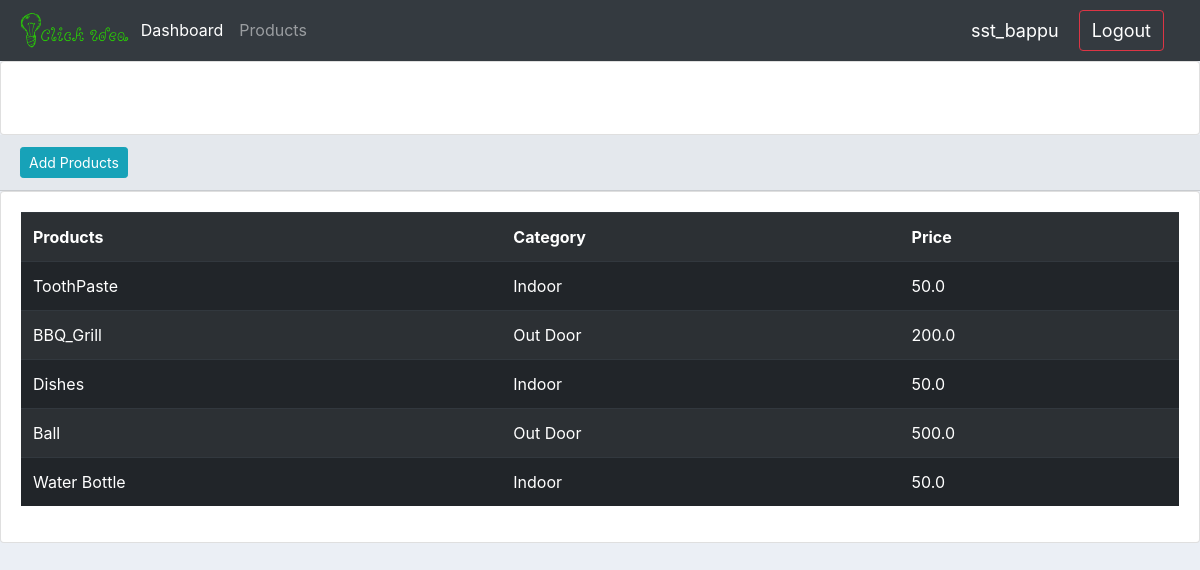
Screenshot of /products/ (signed in) with the database file from the repository.
### accounts/models.py (models this page shows, shortened)
class Product(models.Model):
    CATEGORY = (
        ('Indoor','Indoor'),
        ('Out Door','Out Door'),
    )
    Type = (
        ('Each','each'),
        ('KG','kg'),
    )
    name=models.CharField(max_length=200, null=True)
    price = models.FloatField(null=True)
    category = models.CharField(max_length=200,null=True,choices=CATEGORY)
    description = models.CharField(max_length=200,null=True, blank=True)
    date = models.DateTimeField(auto_now_add=True,null=True)
    Product_type = models.CharField(max_length=200,null=True,choices=Type)
    tags = models.ManyToManyField(Tag)

### accounts/decorator.py (the view)
        def wrapper_func(request,*args,**kwargs):
            group = None
            if request.user.groups.exists():
                group = request.user.groups.all()[0].name
            if group in allowed_roles:
                return view_func(request,*args,**kwargs)
            else:
                return HttpResponse("You are not allowed in this page")

### accounts/decorator.py (called while the page is built)
def allowed_users(allowed_roles=[]):
    def decorator(view_func):
        def wrapper_func(request,*args,**kwargs):
            group = None
            if request.user.groups.exists():
                group = request.user.groups.all()[0].name
            if group in allowed_roles:
                return view_func(request,*args,**kwargs)
            else:
                return HttpResponse("You are not allowed in this page")
        return wrapper_func
    return decorator

### accounts/views.py (called while the page is built)
@login_required(login_url='login')
@allowed_users(allowed_roles=['admin'])
def products(request):
    product=Product.objects.all()
    return render(request,'accounts/products.html',{'products':product})

### accounts/templates/accounts/products.html (shortened to what this page needs)
{%extends 'accounts/main.html'%}
{%block content%}
<div class="row">
    <div class="col-md">
        <div class="card card-body">
            <h5>Products</h5>
        </div>
        <div class="card-header">
            <a class="btn btn-info btn-sm" href="{% url 'addProducts'%}">Add Products</a>
        </div>
        <div class="card card-body">
            <table class="table table-hover table-striped table-dark">
                <tr>
                    <th>Products</th>
                    <th>Category</th>
                    <th>Price</th>
                </tr>
                {%for item in products%}
                <tr>
                    <td>{{item.name}}</td>
                    <td>{{item.category}}</td>
                    <td>{{item.price}}</td>
                </tr>
                {%endfor%}
            </table>
        </div>
    </div>
</div>
{%endblock%}

### accounts/templates/accounts/navbar.html (shortened to what this page needs)
{%load static%}
<nav class="navbar navbar-expand-lg navbar-dark bg-dark">
    <img src="{%static 'images/logo1.png'%}" height="10%" width="10%">
    <div class="collapse navbar-collapse" id="navbarNavAltMarkup">
      <div class="navbar-nav">
        {%if request.user.is_staff %}
          <a class="nav-item nav-link active" href="{%url 'home'%}">Dashboard <span class="sr-only">(current)</span></a>
          <a class="nav-item nav-link" href="{%url 'products'%}">Products</a>
        {%else%}
          <a class="nav-item nav-link active" href="{%url 'settings'%}">Settings</a>
        {%endif%}
      </div>
    </div>
    <span class="user-msg">{{request.user}}</span>
    <span><a class="user-msg btn btn-outline-danger" href="{% url 'logout' %}">Logout</a></span>
  </nav>

### static/css/main.css (style rules this page uses)
body { background-color: #ebeff5; }
h3,h5 { color: #fff; }

### accounts/templates/accounts/navbar.html (style rules this page uses)
.user-msg { font-size: 18px; color:#fff; margin-right: 20px; }

### rows the page displays
Product: name "ToothPaste", category "Indoor", price "50.0"
Product: name "BBQ_Grill", category "Out Door", price "200.0"
Product: name "Dishes", category "Indoor", price "50.0"
Product: name "Ball", category "Out Door", price "500.0"
Product: name "Water Bottle", category "Indoor", price "50.0"

### other values shown
{{ request.user }} "sst_bappu"
